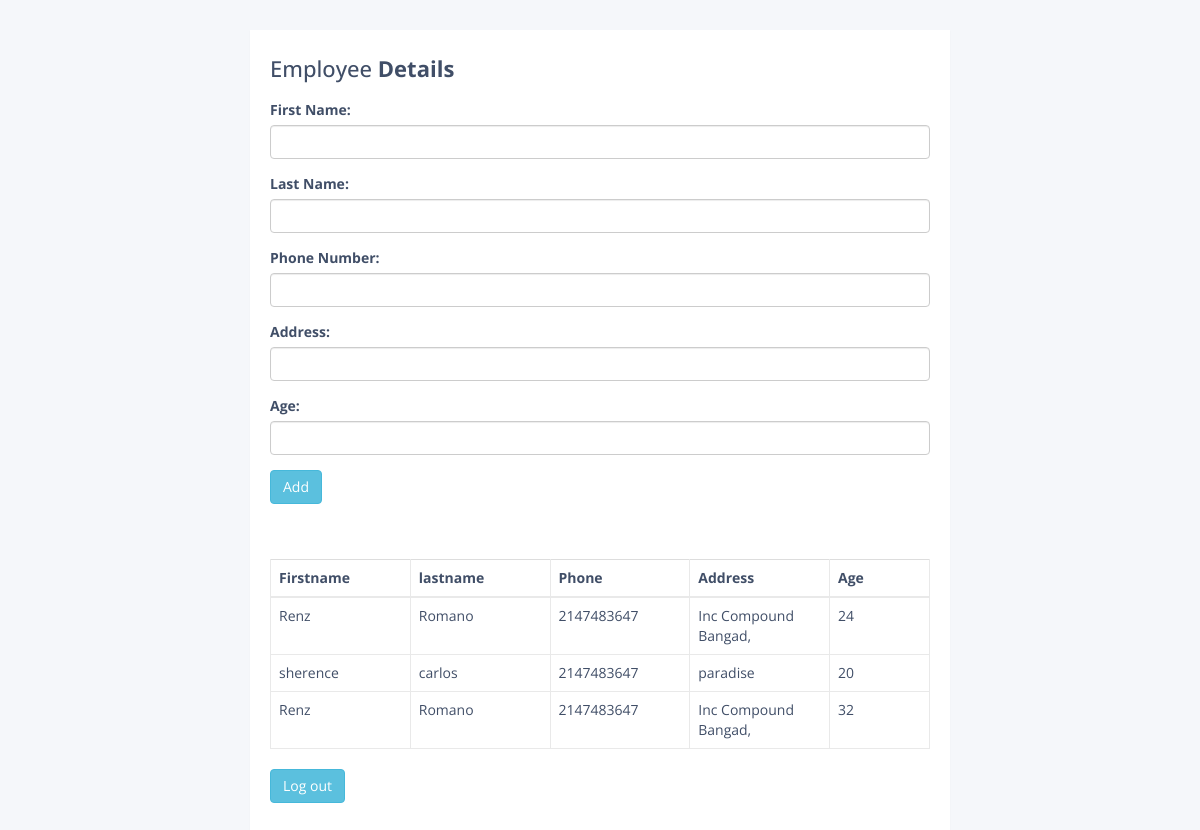
Screenshot of /employee_dashboard.php with the database file from the repository.
### tables this page shows
CREATE TABLE `employee_details` (
  `id` int(255) NOT NULL,
  `firstname` varchar(255) NOT NULL,
  `lastname` varchar(255) NOT NULL,
  `phone` int(255) NOT NULL,
  `address` varchar(255) NOT NULL,
  `age` int(255) NOT NULL
);

### employee_dashboard.php (the view, shortened to what this page needs)
<!DOCTYPE html>
<html lang="en">
<head>
     <link href="//maxcdn.bootstrapcdn.com/bootstrap/4.1.1/css/bootstrap.min.css" rel="stylesheet" id="bootstrap-css">
     <link rel="stylesheet" href="https://maxcdn.bootstrapcdn.com/font-awesome/4.7.0/css/font-awesome.min.css">
     <link rel="stylesheet" href="https://maxcdn.bootstrapcdn.com/bootstrap/3.3.7/css/bootstrap.min.css">
</head>
<body>
     <div class="container">
          <div class="table-wrapper">
               <div class="table-title">
                    <div class="row">
                         <div class="col-sm-8">
                              <h2>Employee <b>Details</b></h2>
                         </div>
                    </div>
               </div>
               <table class="table table-bordered">
                    <form id="myForm" action="upload.php" method="post">
                         <div class="form-group">
                              <label for="firstname">First Name:</label>
                              <input type="text" class="form-control" id="firstname" name="firstname" required>
                         </div>
                         <div class="form-group">
                              <label for="lastname">Last Name:</label>
                              <input type="text" class="form-control" id="lastname" name="lastname" required>
                         </div>
                         <div class="form-group">
                              <label for="phone">Phone Number:</label>
                              <input type="text" class="form-control" id="phone" name="phone" required>
                         </div>
                         <div class="form-group">
                              <label for="address">Address:</label>
                              <input type="text" class="form-control" id="address" name="address" required>
                         </div>
                         <div class="form-group">
                              <label for="age">Age:</label>
                              <input type="number" class="form-control" id="age" name="age" required>
                         </div>
                         <div class="form-group">
                              <button type="submit" class="btn btn-info add-new">Add</button>
                         </div>
                    </form>
                    <table class="table">
                         <tbody>
                              <table class="table table-bordered">
                                   <thead>
                                        <tr>
                                             <th>Firstname</th>
                                             <th>lastname</th>
                                             <th>Phone</th>
                                             <th>Address</th>
                                             <th>Age</th>
                                        </tr>
                                   </thead>
                                   <tbody>
                                        <tr>
                                        <?php
                                        $servername = "localhost";
                                        $username = "root";
                                        $password = "";
                                        $database = "employee";
                                        $conn = new mysqli($servername, $username, $password, $database);
                                        $sql = "SELECT * FROM employee_details";
                                        $result = $conn->query($sql);
                                        if ($result->num_rows > 0) {
                                             while ($row = $result->fetch_assoc()) {
                                                  echo "<tr>
                                                  <td>{$row['firstname']}</td>
                                                  <td>{$row['lastname']}</td>
                                                  <td>{$row['phone']}</td>
                                                  <td>{$row['address']}</td>
                                                  <td>{$row['age']}</td>
                                                  </tr>";
                                             }
                                        } else {
                                             echo "<tr><td colspan='5'>No data available</td></tr>";
                                        }
                                        ?>
                                   </tr>
                              </div>
                         </div>
               <p class="signin"><a class="btn btn-info add-new" href="index.php">Log out</a> </p>
</body>
</html>

### employee_dashboard.php (style rules this page uses)
body { color: #404E67; background: #F5F7FA; font-family: 'Open Sans', sans-serif; }
.table-wrapper { width: 700px; margin: 30px auto; background: #fff; padding: 20px; box-shadow: 0 1px 1px rgba(0, 0, 0, .05); }
.table-title { padding-bottom: 10px; margin: 0 0 10px; }
.table-title h2 { margin: 6px 0 0; font-size: 22px; }
table.table { table-layout: fixed; }
table.table tr th, table.table tr td { border-color: #e9e9e9; }
table.table th:last-child { width: 100px; }

### rows the page displays
employee_details: firstname "Renz", lastname "Romano", phone "2147483647", address "Inc Compound Bangad,", age "24"
employee_details: firstname "sherence", lastname "carlos", phone "2147483647", address "paradise", age "20"
employee_details: firstname "Renz", lastname "Romano", phone "2147483647", address "Inc Compound Bangad,", age "32"
